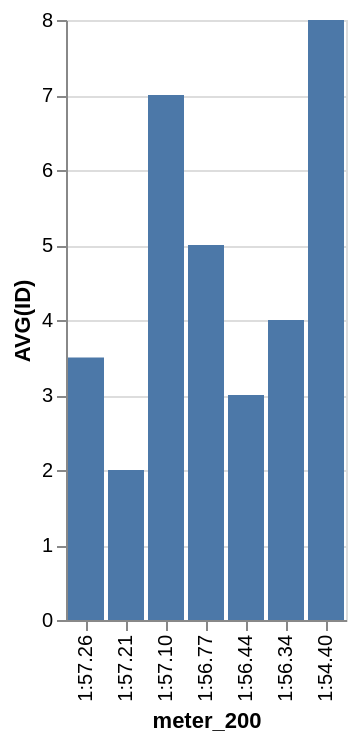

This figure's Vega-Lite source:
### Vega-Lite specification from a JSON file in a GitHub repository (floating-point values rounded to 4 significant figures)
{"data": {"values": [{"x_data": "1:57.26", "y_data": 3.5}, {"x_data": "1:57.21", "y_data": 2}, {"x_data": "1:57.10", "y_data": 7}, {"x_data": "1:56.77", "y_data": 5}, {"x_data": "1:56.44", "y_data": 3}, {"x_data": "1:56.34", "y_data": 4}, {"x_data": "1:54.40", "y_data": 8}]}, "mark": "bar", "encoding": {"x": {"field": "x_data", "type": "nominal", "title": "meter_200", "sort": "descending"}, "y": {"field": "y_data", "type": "quantitative", "title": "AVG(ID)"}}}
